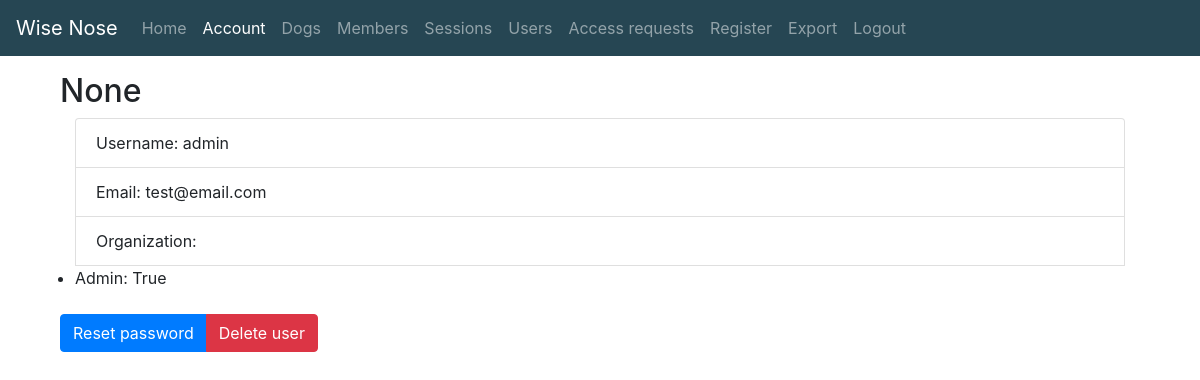
Page /account (signed in) on the committed database.
### app.py (models this page shows)
class User(db.Model, UserMixin):
    id = db.Column(db.Integer, primary_key=True)
    name = db.Column(db.String(256), nullable=True)
    username = db.Column(db.String(256), unique=True, nullable=False)
    email = db.Column(db.String(256), nullable=False)
    pw_hash = db.Column(db.String(256), nullable=False)
    admin = db.Column(db.Boolean, default=False)
    sessions = db.relationship("Session", back_populates="user")
    samples = db.relationship("Sample", back_populates="user")

### app.py (the view)
@app.route("/account")
def account():
    if current_user.is_authenticated:
        return render_template('account.html', user=current_user)
    return redirect(url_for('login'))

### app.py (called while the page is built)
@login_manager.user_loader
def load_user(user_id):
    user = User.query.get(int(user_id))
    print("Loaded user: " + str(user))
    return user

@event.listens_for(Engine, "connect")
def set_sqlite_pragma(dbapi_connection, connection_record):
    cursor = dbapi_connection.cursor()
    cursor.execute("PRAGMA foreign_keys=ON")
    cursor.close()

### templates/account.html (shortened to what this page needs)
{% extends 'base.html' %}
{% block body %}
<div class="container">
  <h2 class="page-header">{{ user.name }}</h2>
  <div class="container">
    <ul class="list-group">
      <li class="list-group-item">Username: {{ user.username }}</li>
      <li class="list-group-item">Email: {{ user.email }}</li>
      <li class="list-group-item">Organization: {{ user.organization }}</li>
      <li scope="col">Admin: {{ user.admin }}</li>
    </ul>
  </div>
  <br>
  <div class="btn-group">
    <a type="button" href="{{ url_for('change_pw', user_id=user.id) }}" class="btn btn-primary">Reset password</a>
    <a type="button" href="{{ url_for('delete_user', user_id=user.id) }}" class="btn btn-danger">Delete user</a>
  </div>
</div>
{% endblock %}

### static/css/theme.css (style rules this page uses)
body { min-height: 75rem; padding-top: 4.5rem; }

### rows in the picture
User: name "None", username "admin", email "test@email.com", admin "True"
